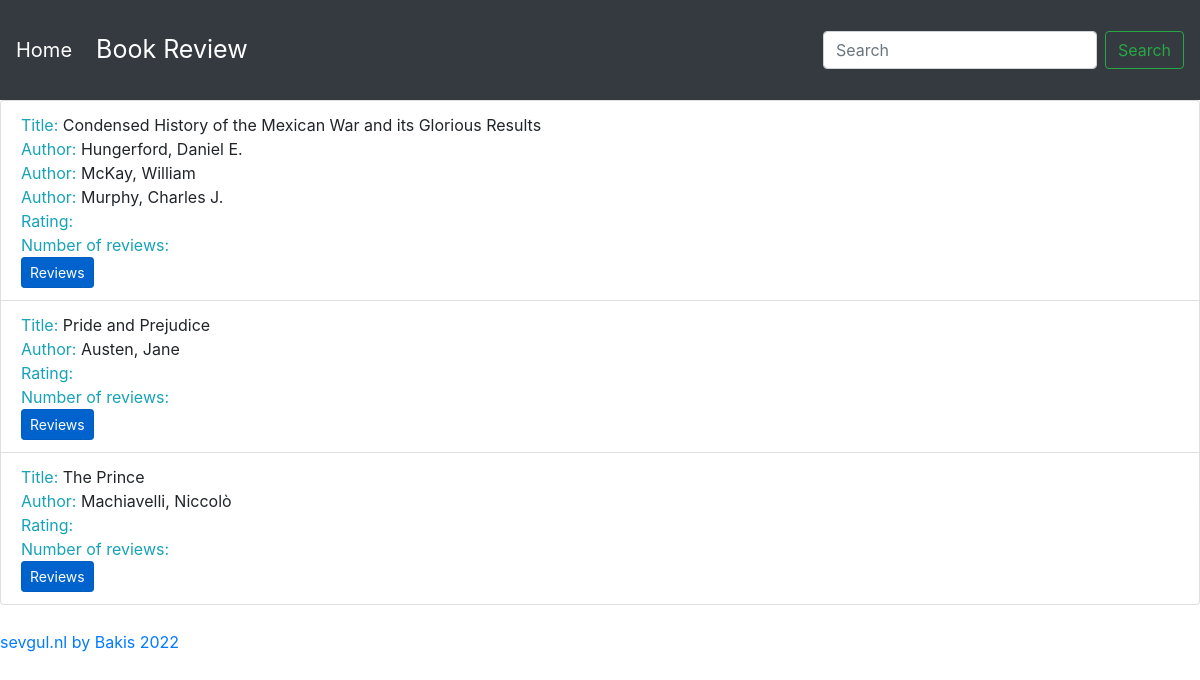
Screenshot of /pybooks/book/ with the database file from the repository.
### books/models.py (models this page shows, shortened)
class Book(models.Model):
    authors = models.ManyToManyField('Person')
    language = models.CharField(max_length=16, null=True)
    title = models.CharField(blank=True, max_length=1024, null=True)

class Person(models.Model):
    name = models.CharField(max_length=128)

### books/views.py (the view)
# urls.py: path('', blist, name='blist'),
def blist(request):
    db_books = Book.objects.all().prefetch_related('authors')
    books = []
    for book in db_books:
        reviews = book.review_set.all()
        if reviews:
            brating = arating([review.rating for review in reviews])
            nreviews = len(reviews)
        else:
            brating = None
            nreviews = 0
        books.append({'book': book, 'book_rating': brating, \
                      'number_of_reviews': nreviews, 'authors': book.authors.all()})
    context = {
        "list": books
    }
    return render(request, "blist.html", context)

### books/templates/blist.html (shortened to what this page needs)
{% extends 'base.html' %}
{% block content %}
<ul class="list-group">
  {% for item in list %}
  <li class="list-group-item">
      <span class="text-info">Title: </span> <span>{{ item.book.title }}</span>
      <br>
       {% if item.book.authors %}
           {% for author in item.book.authors.iterator %}
                <span class="text-info">Author: </span><span>{{ author.name }}</span>
               <br>
            {% endfor %}
      {% endif %}
      <span class="text-info">Rating: </span>
      <br>
      <span class="text-info">Number of reviews: </span>
      <br>
      <a class="btn btn-primary btn-sm active" role="button" aria-pressed="true" href="/pybooks/book/{{ item.book.id }}/">Reviews</a></li>
  {% endfor %}
</ul>
{% endblock %}

### dj_books/templates/base.html (shortened to what this page needs)
<!doctype html>
{% load static %}
<html lang="en">
  <head>
    <link rel="stylesheet" href="{% static 'main.css' %}">
    <link rel="stylesheet" href="https://stackpath.bootstrapcdn.com/bootstrap/4.4.1/css/bootstrap.min.css">
    <link rel="stylesheet" href="https://cdnjs.cloudflare.com/ajax/libs/font-awesome/4.7.0/css/font-awesome.min.css">
  </head>
  <body>
    <div class="wrapper">
        <nav class="navbar navbar-expand-sm navbar-dark bg-dark sticky-top">
          <a class="navbar-brand" href="/pybooks">Home</a>
          <div class="collapse navbar-collapse" id="navbarSupportedContent">
            <ul class="navbar-nav mr-auto">
              <li class="nav-item active">
                <a class="nav-link" href="/pybooks/books/">Book Review <span class="sr-only">(current)</span></a>
              </li>
            </ul>
            <form class="form-inline my-2 my-lg-0">
              <input class="form-control mr-sm-2" type="search" placeholder="Search" aria-label="Search">
              <button class="btn btn-outline-success my-2 my-sm-0" type="submit">Search</button>
            </form>
          </div>
        </nav>
        <div class="content">
         {% block content %}{% endblock %}
        </div>
        <div class="footer">
          <footer class="page-footer font-small blue">
                <a href="http://sevgul.nl">sevgul.nl by Bakis 2022</a>
          </footer>
        </div>
    </div>
  </body>
</html>

### dj_books/static/main.css (style rules this page uses)
.wrapper { min-height: 100%; position: relative; }
.content { padding-bottom: 100px; }
.footer { position: absolute; bottom:15px; height:60px; }
.navbar { min-height: 100px; font-size: 25px; }
.navbar-brand { font-size: 25px; }

### rows the page displays
Book: book "Condensed History of the Mexican War and its Glorious Results"
Person: name "Hungerford, Daniel E."
Person: name "McKay, William"
Person: name "Murphy, Charles J."
Book: book "Pride and Prejudice"
Person: name "Austen, Jane"
Book: book "The Prince"
Person: name "Machiavelli, Niccolò"
